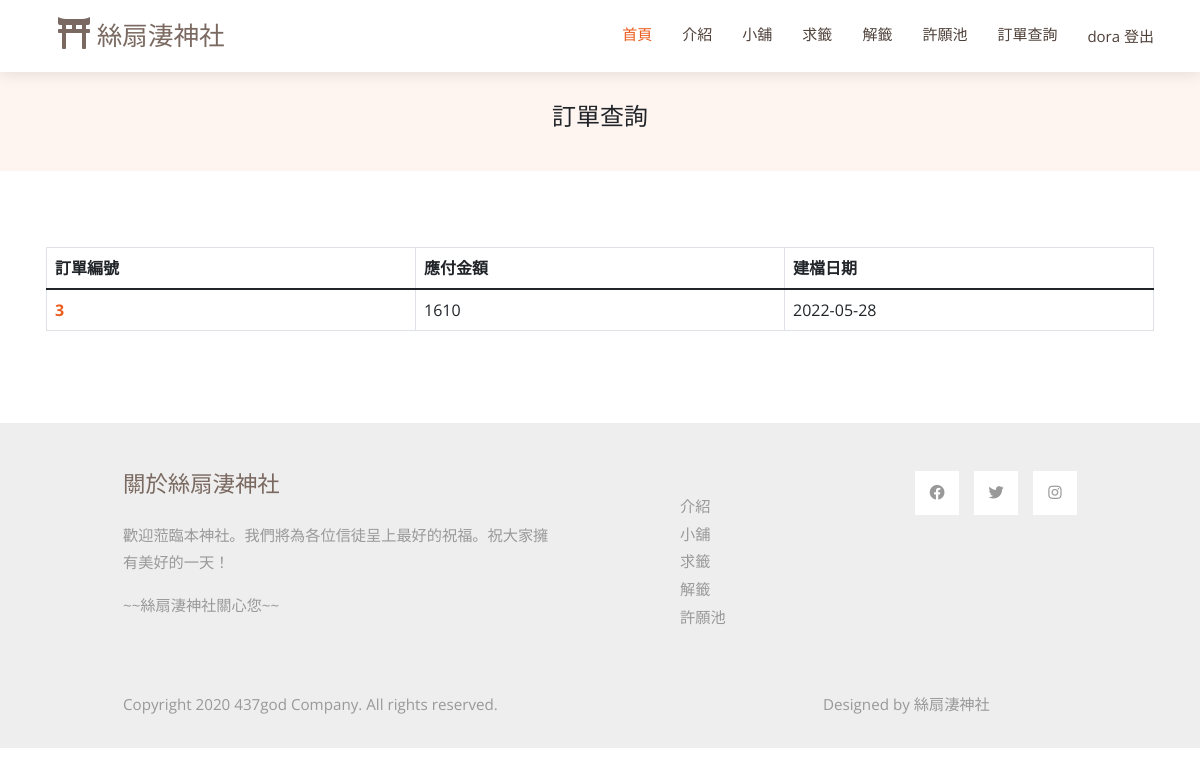
The page /訂單管理.php (signed in) on the database as committed earlier.
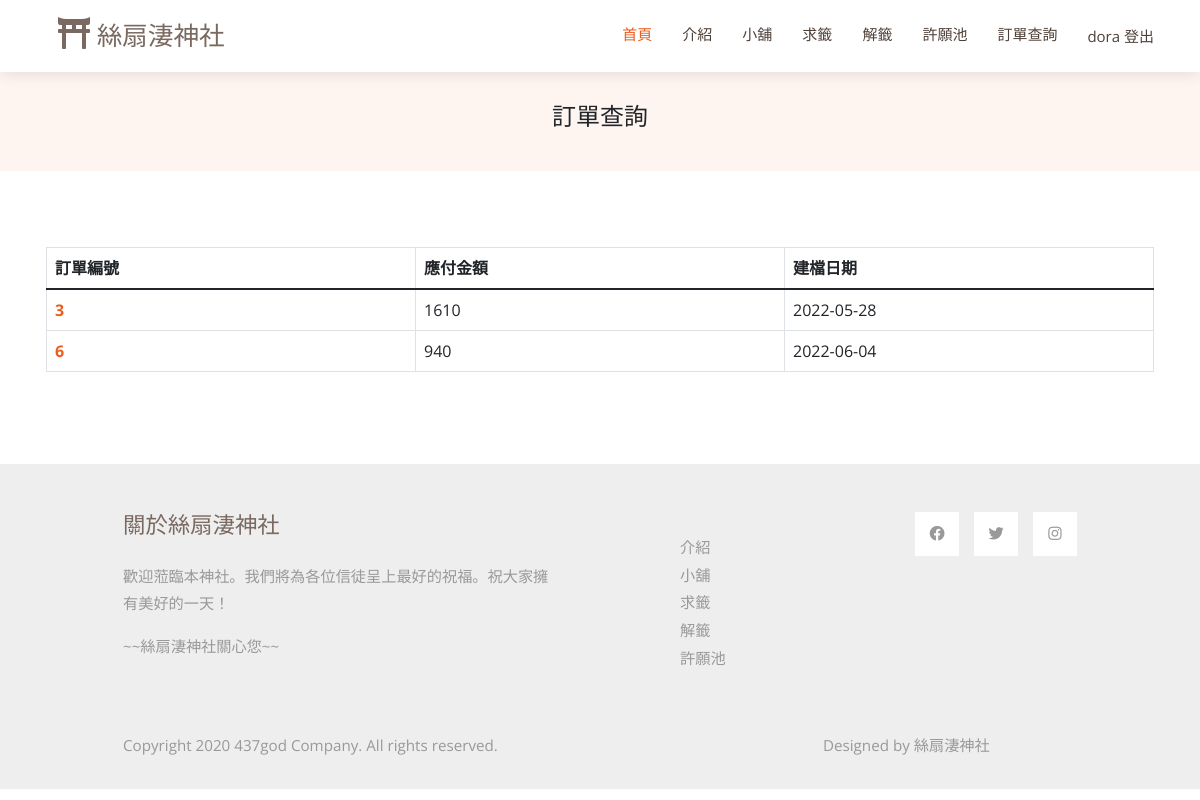
The same page on the database as committed later.
### tables this page shows
CREATE TABLE `order` (
  `member_name` varchar(20) NOT NULL,
  `order_id` int(20) NOT NULL,
  `order_totalprice` int(10) NOT NULL,
  `order_time` date DEFAULT NULL
);

### 訂單管理.php (the view, shortened to what this page needs)
<!DOCTYPE html>
<html lang="en">
<head>
  <?php
    include ("template.php");
    echo $vendorcss;
    echo $maincss;
  ?>
    <?php
    include("mysql_connect.inc.php");
    $name = $_SESSION['Name'];
    if ($result = mysqli_query($link, "SELECT * FROM `order` where `member_name` = '$name'")) {
    while ($row = mysqli_fetch_assoc($result)) {
      $data .= "<tr><th scope=\"row\"><a href=\"cart.php?order=$row[order_id]\">$row[order_id]</th><td>$row[order_totalprice]</td><td>$row[order_time]</td></tr>";
    }
    }
    ?>
</head>
<body>
  <?php
    include ("template.php");
  ?>
  <header id="header" class="fixed-top d-flex align-items-center">
    <div class="container d-flex align-items-center justify-content-between">
      <div class="container-fluid">
        <a class="navbar-brand" href="index.php">
            <i class="fas fa-film mr-2"></i>
            絲扇淒神社
        </a>
      </div>
      <nav id="navbar" class="navbar">
        <ul>
          <li><a class="nav-link scrollto active" href="index.php">首頁</a></li>
          <li><a class="nav-link scrollto" href="index.php">介紹</a></li>
          <li><a class="nav-link scrollto" href="store-page.php">小舖</a></li>
          <li><a class="nav-link scrollto" href="求籤.php">求籤</a></li>
          <li><a class="nav-link scrollto" href="解籤1.php">解籤</a></li>
          <li><a class="nav-link scrollto" href="許願池.php">許願池</a></li>
          <?php
            if (isset($_SESSION['Name'])) {
                if($_SESSION["Name"] == 'admin')
                {
                  echo '<li><a class="nav-link scrollto" href="商品管理.php">管理中心</a></li>';
                  echo '<li><a href="logout.php">'.$_SESSION['Name'].'   登出</a></li>';
                }
                else
                {
                  echo '<li><a class="nav-link scrollto" href="訂單管理.php">訂單查詢</a></li>';
                  echo '<li><a href="logout.php">'.$_SESSION['Name'].'   登出</a></li>';
                }
                } else {
                echo '<li><button class="getstarted button1" onclick="document.getElementById(\'id01\').style.display=\'block\'" style="width: 125px; padding-top: 7px;">登入/註冊</button></li>';
                }
            ?>
        </ul>
      </nav>
    </div>
  </header>
  <main id="main">
    <section class="breadcrumbs">
        <div class="container">
          <div class="d-flex justify-content-between align-items-center">
            <h2>訂單查詢</h2>
          </div>
        </div>
    </section>
    <?php
                if($_SESSION['Name'] != null)
                {
                     echo "<section id=\"store\" class=\"portfolio\">
                     <div class=\"container\" data-aos=\"fade-up\">
                         <div class=\"row\" data-aos=\"fade-up\" data-aos-delay=\"100\">
                             <div class=\"col-12\">
                                 <div id=\"order-table\">
                                     <table class=\"table table-bordered\" style=\"table-layout:fixed\">
                                         <thead>
                                             <tr>
                                                 <th scope=\"col\">訂單編號</th>
                                                 <th scope=\"col\">應付金額</th>
                                                 <th scope=\"col\">建檔日期</th>
                                             </tr>
                                         </thead>
                                         <tbody>";
                     echo $data;
                     echo "
                                                        </tbody>
                                                </table>
                                            </div>
                                        </div>
                                    </div>
                                </div>
                            </section>";
                }
                else
                {
                     echo '<meta http-equiv=REFRESH CONTENT=0;url=plslogin.php>';
                }
            ?>
  </main>
  <?php
  include ("template.php");
  ?>
</body>
</html>

### template.php (shortened to what this page needs)
<?php
$maincss=
'
<link rel="stylesheet" href="css/style.css">
<link rel="stylesheet" href="css/style1.css">
<link rel="stylesheet" href="css/templatemo-style.css">
<link rel="stylesheet" href="fontawesome/css/all.min.css">';
$vendorcss=
'
<link href="https://fonts.googleapis.com/css?family=Open+Sans:300,300i,400,400i,600,600i,700,700i|Raleway:300,300i,400,400i,600,600i,700,700i" rel="stylesheet">
<link rel="stylesheet" href="vendor/aos/aos.css">
<link rel="stylesheet" href="vendor/bootstrap/css/bootstrap.min.css">
<link rel="stylesheet" href="vendor/bootstrap-icons/bootstrap-icons.css">
<link rel="stylesheet" href="vendor/boxicons/css/boxicons.min.css">
<link rel="stylesheet" href="vendor/glightbox/css/glightbox.min.css">
<link rel="stylesheet" href="vendor/swiper/swiper-bundle.min.css">';
?>

### css/style.css (style rules this page uses)
body { font-family: "Open Sans", sans-serif; color: #212529; }
a { color: #eb5d1e; text-decoration: none; }
h1, h2, h3, h4, h5, h6, .font-primary { font-family: "Raleway", sans-serif; }
#header { height: 72px; transition: all 0.5s; z-index: 997; transition: all 0.5s; background: #fff; box-shadow: 0px 2px 15px rgba(0, 0, 0, 0.1); }
#main { margin-top: 72px; }
.navbar { padding: 0; }
.navbar ul { margin: 0; padding: 0; display: flex; list-style: none; align-items: center; }
.navbar li { position: relative; }
.navbar a, .navbar a:focus { display: flex; align-items: center; justify-content: space-between; padding: 10px 0 10px 30px; font-size: 15px; color: #4e4039; white-space: nowrap; transition: 0.3s; }
.navbar a:hover, .navbar .active, .navbar .active:focus, .navbar li:hover > a { color: #eb5d1e; }
section { padding: 60px 0; overflow: hidden; }
.breadcrumbs { padding: 15px 0; background-color: #fef5f1; min-height: 40px; }
.breadcrumbs h2 { font-size: 24px; font-weight: 300; }

### css/style1.css (style rules this page uses)
*, *:before, *:after { box-sizing: border-box; margin: 0; padding: 0; }
body { font-family: "Open Sans", Helvetica, Arial, sans-serif; background: #ffffff; }
h2 { width: 100%; font-size: 26px; text-align: center; }
.container { padding: 16px; }

### css/templatemo-style.css (style rules this page uses)
p { line-height: 1.8; }
a { text-decoration: none; transition: all 0.3s ease; }
.container-fluid { max-width: 1770px; }
.tm-container-small { max-width: 1050px; }
.navbar-brand { color: rgb(122, 105, 96); font-size: 1.6rem; }
.navbar-brand i { font-size: 2rem; }
.tm-text-primary { color: rgb(122, 105, 96); }
.tm-bg-gray { background-color: #EEEEEE; }
.nav-link { color: #666666; border-bottom: 4px solid transparent; font-size: 1.2rem; }
p, .tm-text-gray { color: #999; }
.tm-footer-links li { list-style: none; margin-bottom: 5px; }
.tm-footer-links li a { color: #999999; }
.tm-social-links li { list-style: none; margin-right: 15px; }
.tm-social-links li:last-child { margin-right: 0; }
.tm-social-links li a { color: #999999; width: 44px; height: 44px; display: flex; background-color: #fff; align-items: center; justify-content: center; }
.tm-footer { font-size: 0.95rem; }
.tm-footer-title { font-size: 1.4rem; }

Rows that differ between the two databases and show on the page:
added order: order_id "6", order_totalprice "940", order_time "2022-06-04"
